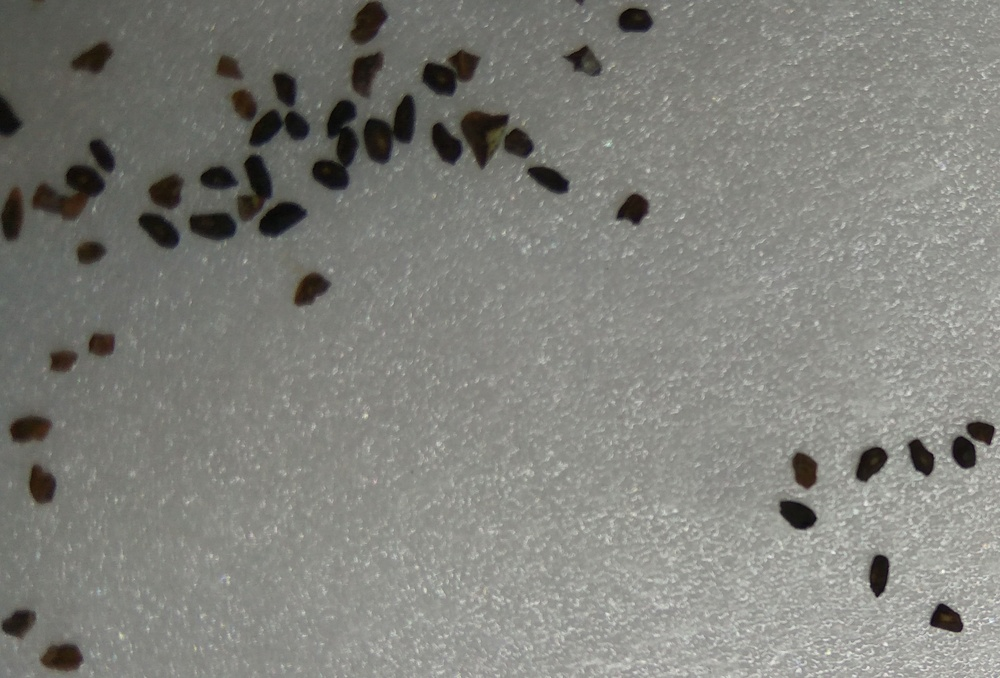
#> input picture imagen/50.jpg, 1000 x 678 px, shrunk from 4608 x 3126 before the run
$ python histograma.py
#> lines starting #> are read from the running program, lines starting #| are printed output that depends on the picture; after the words box and inside, x2 and y2 are one past the last pixel; in counts of white or black regions, pixels touching at a corner belong together
# [9 lines of commented-out code are left out]
from PIL import Image, ImageFilter
import numpy as np

im = Image.open('imagen/50.jpg')
#> im is the input picture: PIL image 1000x678 RGB; mean R, G, B 128.7, 129.1, 123.6
im = im.convert('L')
#> im: PIL image 1000x678 L

data = np.array(im)
a = data.T
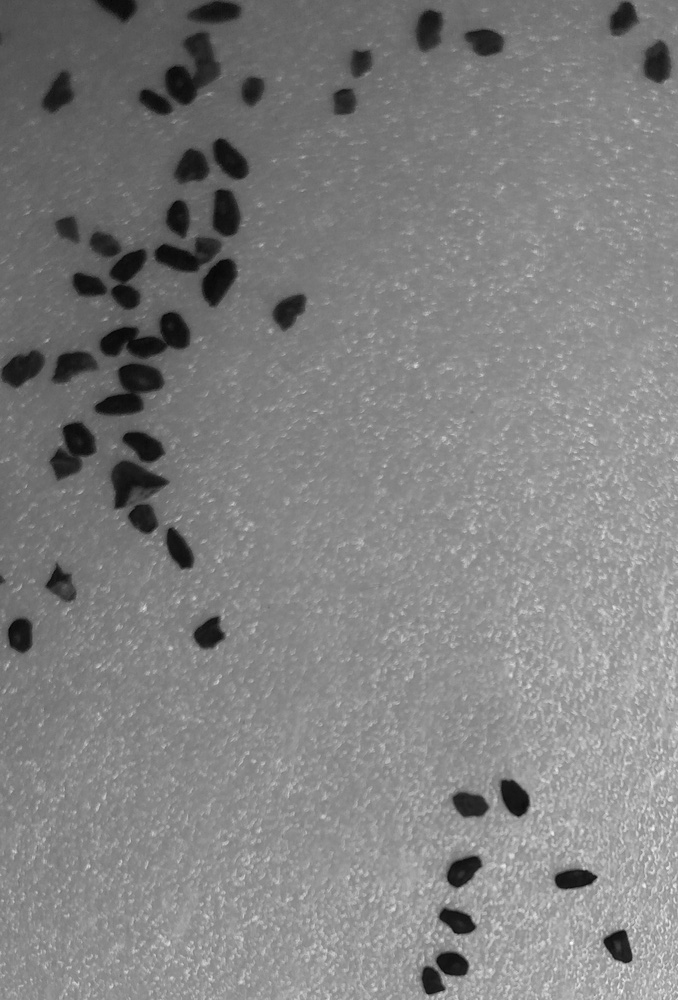
#> a: shape (1000, 678); min 3, max 249, mean 128.3
white_areas = (a > 60)
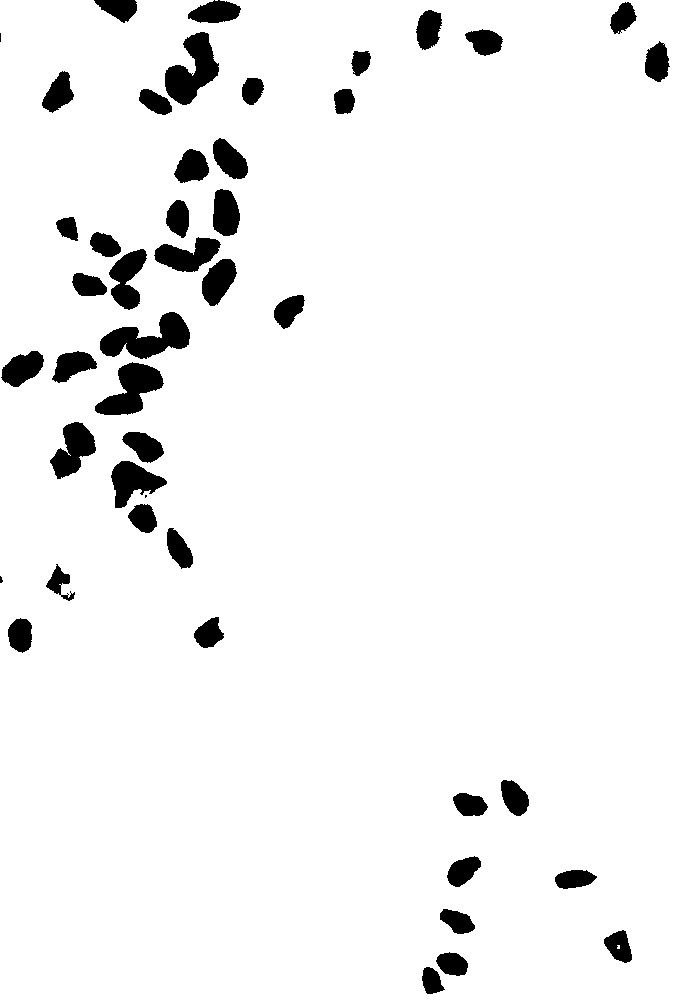
#> white_areas: shape (1000, 678) bool; 94.8% white; 46 black regions (3 under 20 px), largest, box (x1, y1, x2, y2) and area: (100, 312, 190, 359) 2256, (165, 32, 219, 105) 2132, (95, 362, 164, 415) 1918
data[white_areas.T] = (255)
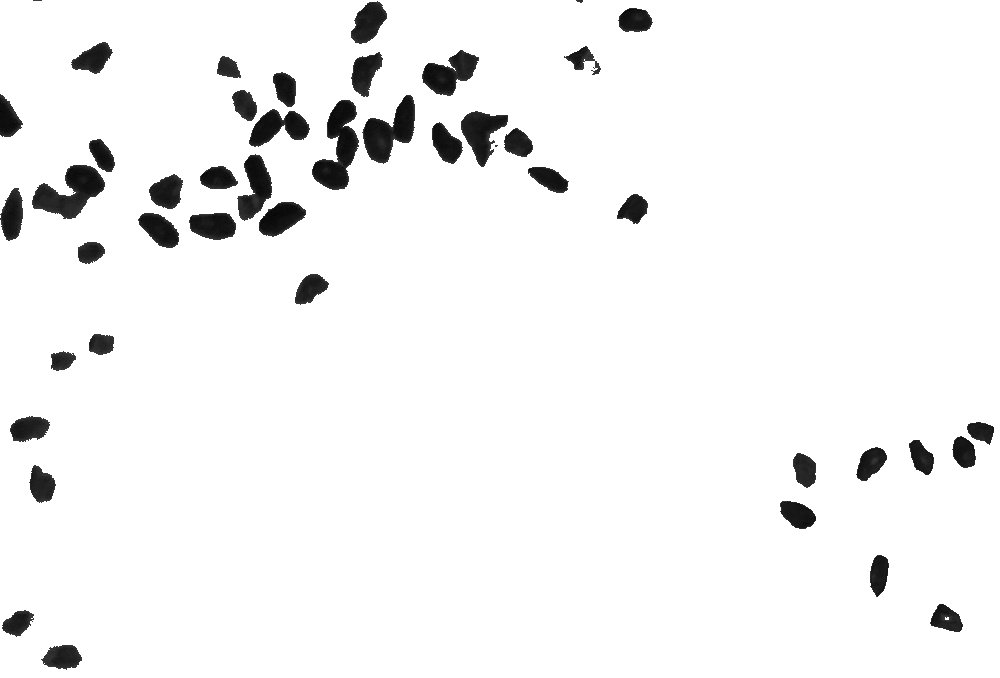
#> data: shape (678, 1000); min 3, max 255, mean 243.3

size = 15
im = im.filter(ImageFilter.RankFilter(size, int(size*size/2)))
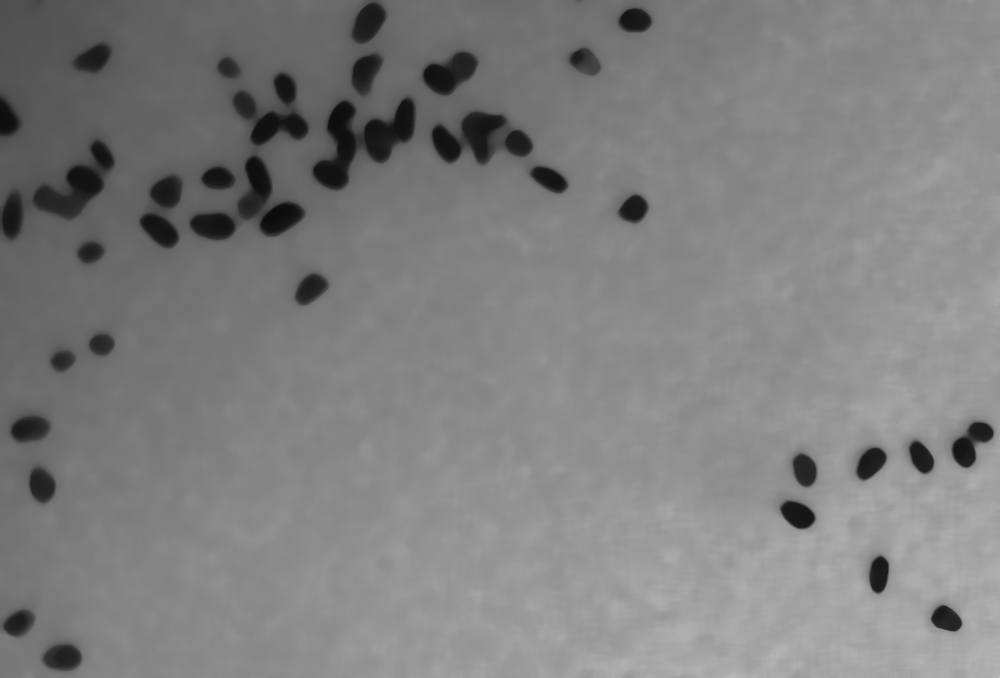
#> im: PIL image 1000x678 L; min 12, max 195, mean 127.3

im = Image.fromarray(data)
im.show()

$ run again, with imagen/IMG_20180118_084153.jpg copied over imagen/50.jpg
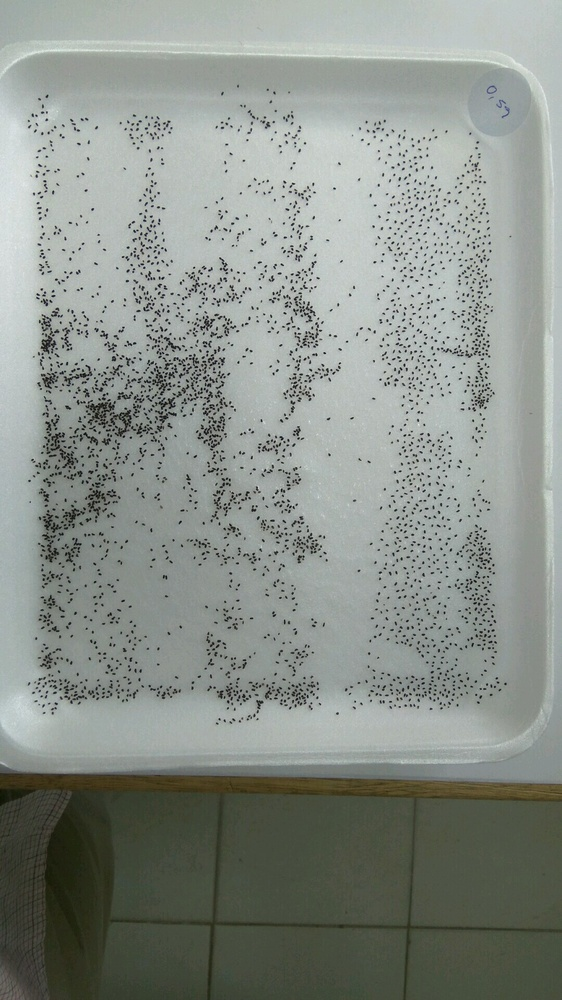
#> input picture imagen/IMG_20180118_084153.jpg, 562 x 1000 px, shrunk from 1080 x 1920 before the run
#> im is the input picture: PIL image 562x1000 RGB; mean R, G, B 138.5, 144.8, 138.2
#> `white_areas = (a > 60)`:
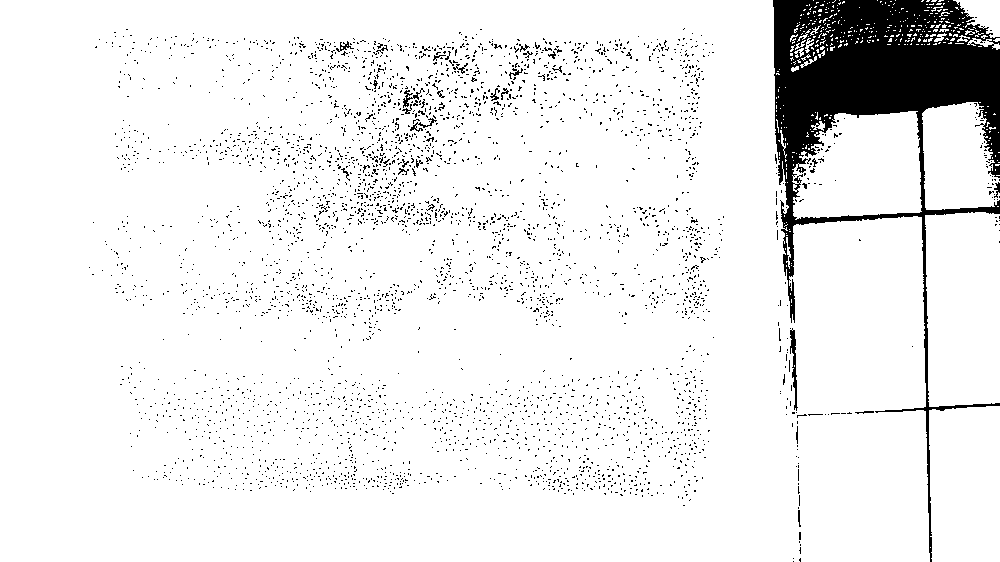
#> white_areas: shape (562, 1000) bool; 92.8% white; 3745 black regions (3715 under 20 px), largest, box (x1, y1, x2, y2) and area: (773, 0, 1000, 562) 29011, (790, 328, 798, 411) 272, (403, 88, 425, 108) 115
#> `im = im.filter(ImageFilter.RankFilter(size, int(size*size/2)))`:
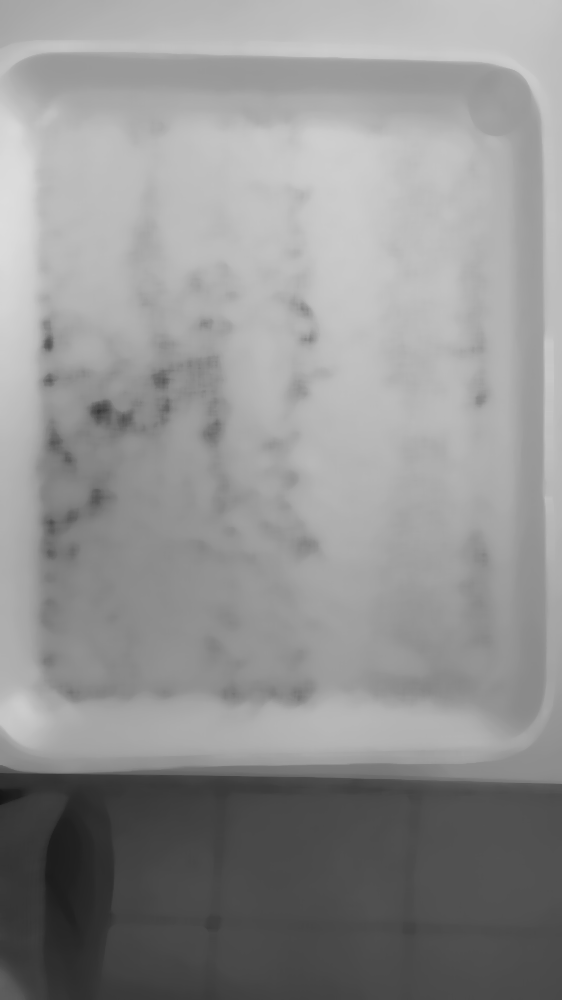
#> im: PIL image 562x1000 L; min 21, max 221, mean 146.1

$ run again, with imagen/IMG_20180118_084208.jpg copied over imagen/50.jpg
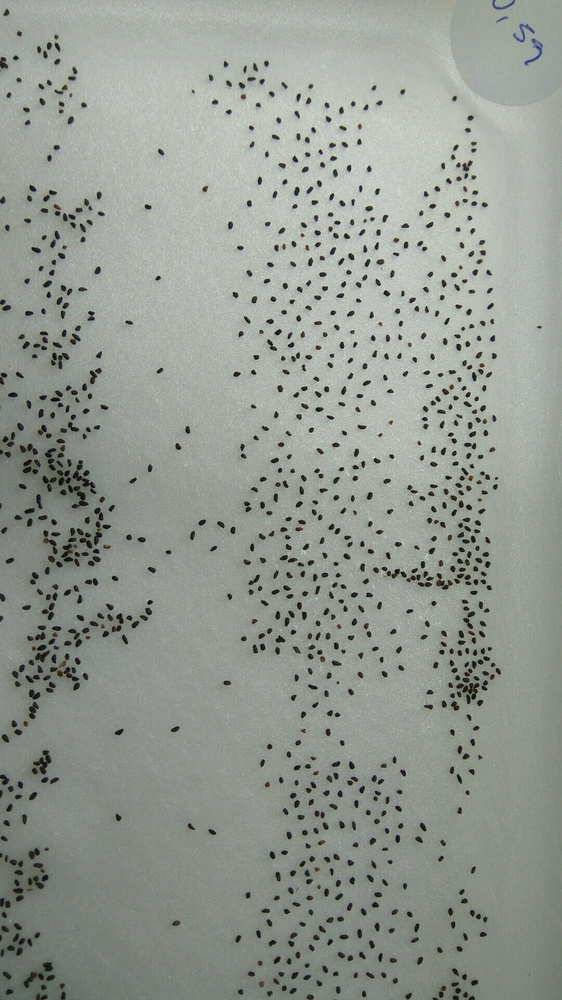
#> input picture imagen/IMG_20180118_084208.jpg, 562 x 1000 px, shrunk from 1080 x 1920 before the run
#> im is the input picture: PIL image 562x1000 RGB; mean R, G, B 147.6, 153.5, 145.6
#> `white_areas = (a > 60)`:
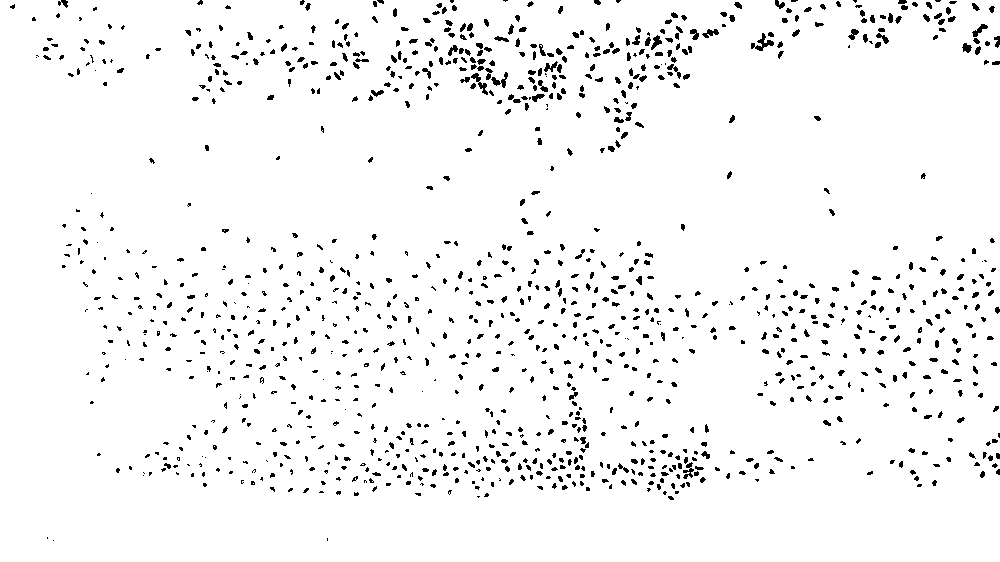
#> white_areas: shape (562, 1000) bool; 96.1% white; 1176 black regions (718 under 20 px), largest, box (x1, y1, x2, y2) and area: (751, 33, 774, 51) 153, (471, 73, 488, 95) 117, (491, 72, 508, 88) 104
#> `im = im.filter(ImageFilter.RankFilter(size, int(size*size/2)))`:
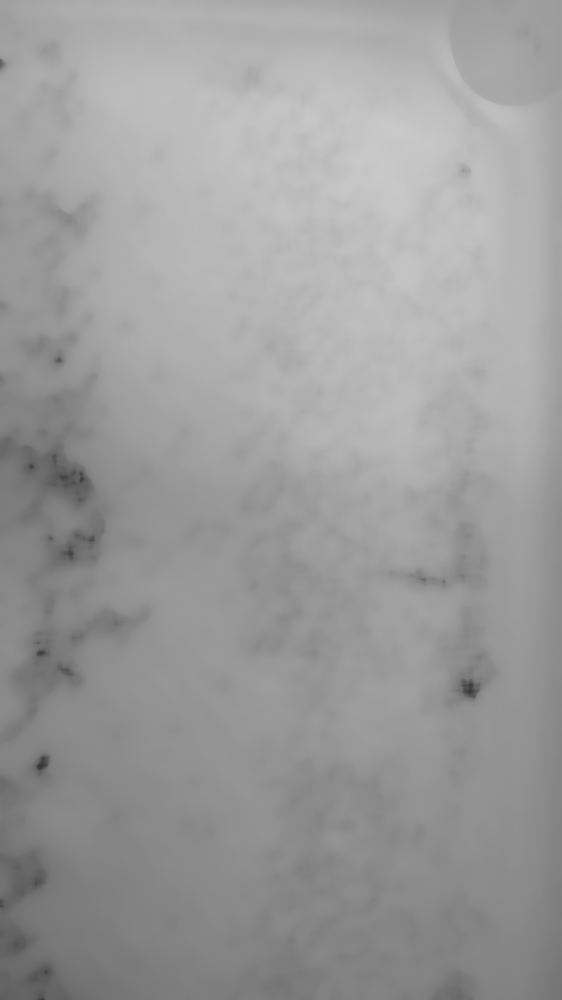
#> im: PIL image 562x1000 L; min 53, max 201, mean 156
